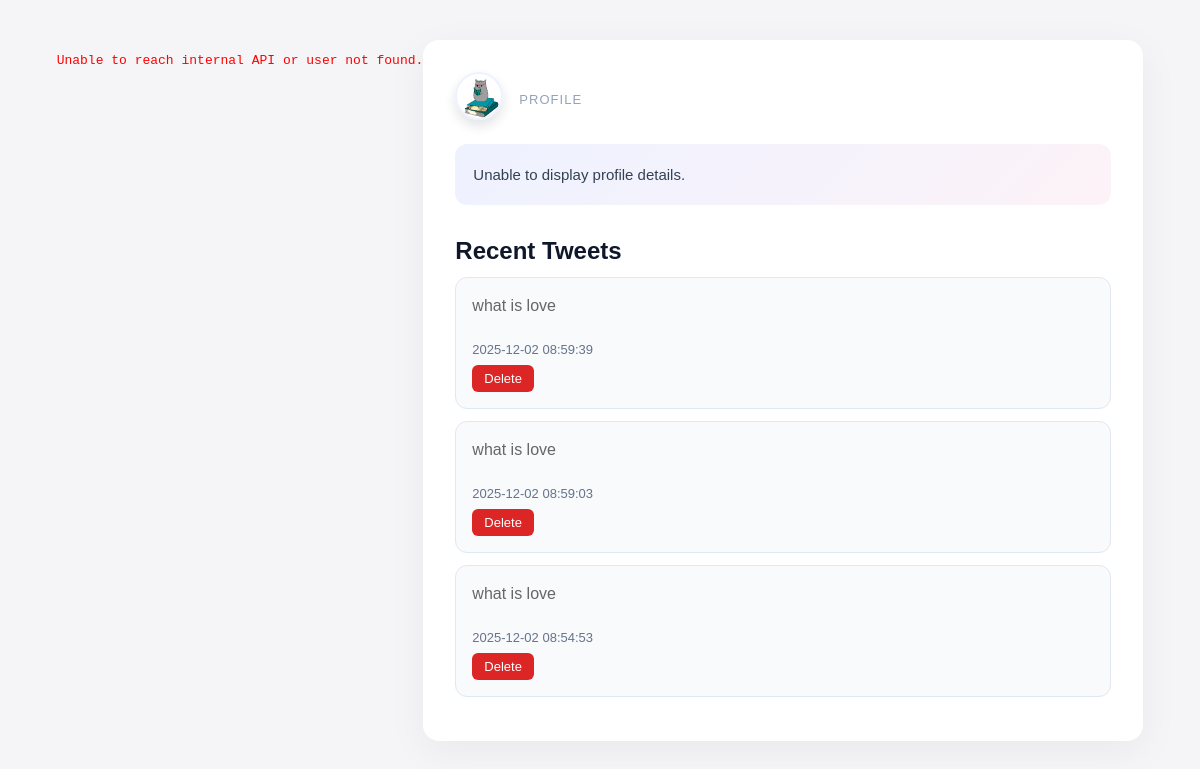
Page /profile.php?user_id=7 on the earlier database version.
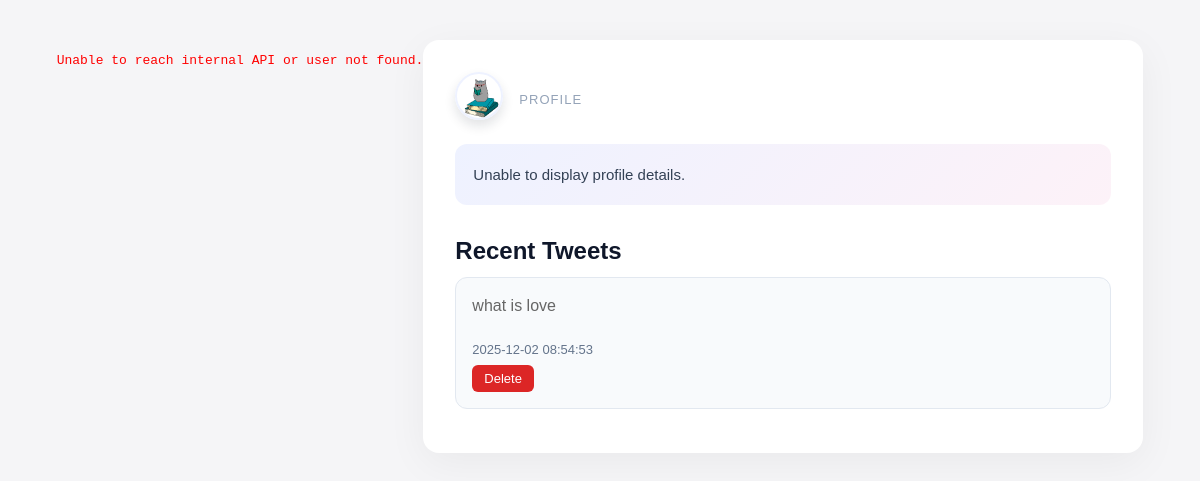
Same page on the later database version.
### tables this page shows
CREATE TABLE `tweets` (
  `id` bigint unsigned NOT NULL AUTO_INCREMENT,
  `user_id` bigint unsigned NOT NULL,
  `content` varchar(280) NOT NULL,
  `created_at` datetime DEFAULT CURRENT_TIMESTAMP,
  PRIMARY KEY (`id`)
);

### profile.php (the view, shortened to what this page needs)
 <?php
 require_once 'mysql.php';
 $userid = $_GET['user_id'];
 $stmt = $conn->prepare("SELECT * FROM users WHERE id = ?");
 $stmt->bind_param("i", $userid);
 $stmt->execute();
 $user = $stmt->get_result()->fetch_assoc();
 $profile_picture = $user['profile_picture'] ?? 'default.png';
$tweets = [];
if ($conn) {
    $tweetsStmt = $conn->prepare("SELECT id, content, created_at FROM tweets WHERE user_id = ? ORDER BY created_at DESC");
    if ($tweetsStmt) {
        $tweetsStmt->bind_param("i", $userid);
        if ($tweetsStmt->execute()) {
            $tweetsResult = $tweetsStmt->get_result();
            $tweets = $tweetsResult ? $tweetsResult->fetch_all(MYSQLI_ASSOC) : [];
        }
    }
}
 $apiUrl = "http://10.0.0.10:5000/api/user/" . urlencode($userid);
 $apiResponse = @file_get_contents($apiUrl);
 if ($apiResponse === FALSE) {
     echo "<pre style='color:red;'>Unable to reach internal API or user not found.</pre>";
 }
 ?>
 <html>
    <head>
   <link rel="stylesheet" href="/statics/style.css">
</head>
<body class="profile-body">
    <div class="profile-card">
        <?php
            $sanitizedProfile = basename($profile_picture);
            $candidateRelativePath = 'uploads/' . $sanitizedProfile;
            $candidateAbsolutePath = __DIR__ . '/' . $candidateRelativePath;
            if (!empty($profile_picture) && $profile_picture !== 'default.png' && is_file($candidateAbsolutePath)) {
                $profileImagePath = $candidateRelativePath;
            } else {
                $profileImagePath = 'statics/default-avatar.svg';
            }
        ?>
        <div class="profile-header">
        <div class="profile-picture">
                <img src="<?php echo htmlspecialchars($profileImagePath); ?>" alt="Profile Picture">
            </div>
            <?php if (!empty($apiJson)): ?>
                <div class="profile-main">
                    <p class="profile-name"><?php echo htmlspecialchars($apiJson['name'] ?? 'N/A'); ?></p>
                    <p class="profile-username">@<?php echo htmlspecialchars($apiJson['username'] ?? 'N/A'); ?></p>
                    <p class="profile-heading">Profile Overview</p>
                </div>
            <?php else: ?>
                <div class="profile-main">
                    <p class="profile-heading">Profile</p>
                </div>
            <?php endif; ?>
        </div>
        <?php if (!empty($apiJson)): ?>
            <div class="profile-details">
                <p class="section-title">Bio</p>
                <p class="profile-bio"><?php echo nl2br(htmlspecialchars($apiJson['bio'] ?? 'N/A')); ?></p>
            </div>
        <?php else: ?>
            <div class="profile-details">
                <p class="profile-bio">Unable to display profile details.</p>
            </div>
        <?php endif; ?>
        <div class="profile-tweets">
            <h2>Recent Tweets</h2>
            <?php if (!empty($tweets)): ?>
                <ul>
                    <?php foreach ($tweets as $tweet): ?>
                        <li>
                            <p><?php echo nl2br(htmlspecialchars(urldecode($tweet['content']))); ?></p>
                            <small><?php echo htmlspecialchars($tweet['created_at']); ?></small>
                            <a href="delete.php?post_id=<?php echo htmlspecialchars($tweet['id']); ?>" class="delete-button">Delete</a>
                        </li>
                    <?php endforeach; ?>
                </ul>
            <?php else: ?>
                <p>No tweets found for this user.</p>
            <?php endif; ?>
        </div>
</div>
</body>
</html>

Differences in the rows shown:
removed tweets: content "what is love", created_at "2025-12-02 08:59:39"
removed tweets: content "what is love", created_at "2025-12-02 08:59:03"
